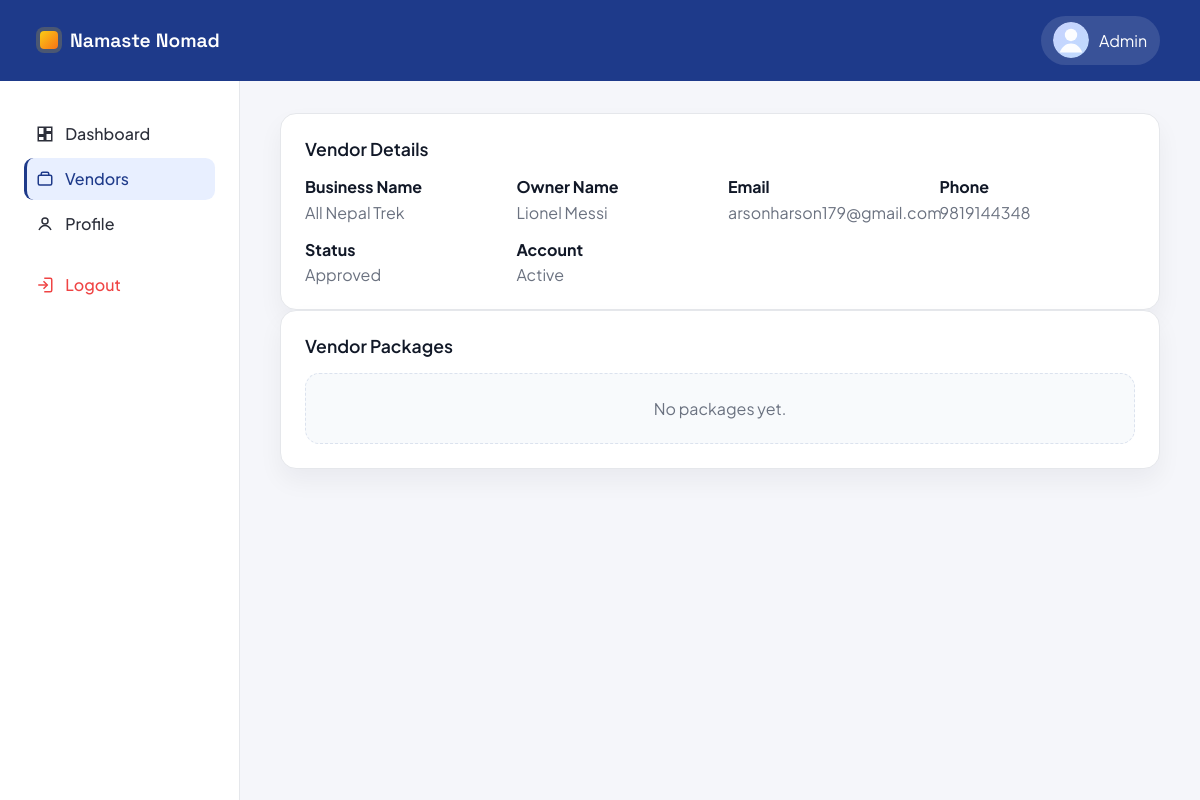
Before: /accounts/admin/vendors/6/ (signed in) with the older database file.
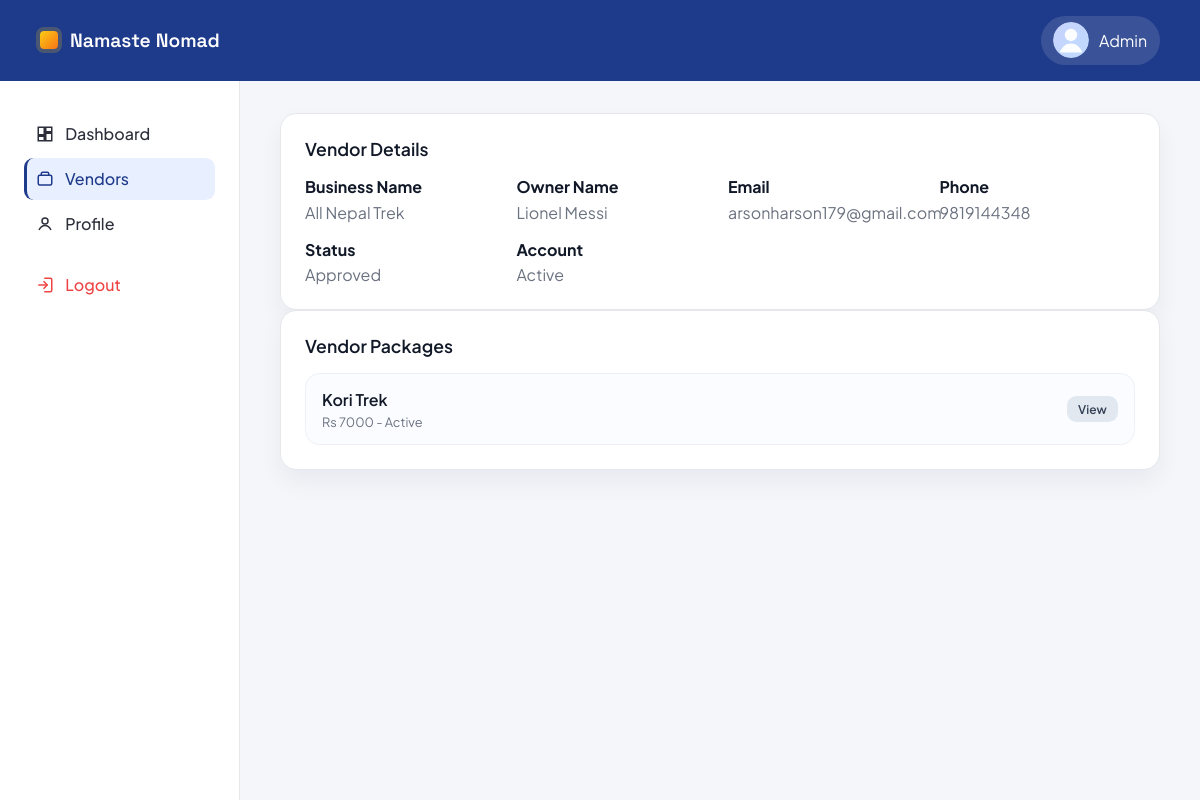
After: the same page with the newer database file.
### core/models.py (models this page shows, shortened)
class Package(models.Model):
    DIFFICULTY_CHOICES = (
        ('easy', 'Easy'),
        ('moderate', 'Moderate'),
        ('challenging', 'Challenging'),
        ('expedition', 'Expedition'),
    )
    vendor = models.ForeignKey(
        settings.AUTH_USER_MODEL,
        on_delete=models.CASCADE,
        related_name='vendor_packages',
    )
    title = models.CharField(max_length=200)
    location = models.CharField(max_length=120, blank=True)
    description = models.TextField(blank=True)
    itinerary = models.TextField(blank=True)
    inclusions = models.TextField(blank=True)
    exclusions = models.TextField(blank=True)
    duration_days = models.PositiveSmallIntegerField(blank=True, null=True)
    difficulty = models.CharField(max_length=20, choices=DIFFICULTY_CHOICES, blank=True)
    group_size = models.PositiveSmallIntegerField(blank=True, null=True)
    best_season = models.CharField(max_length=100, blank=True)
    image_url = models.URLField(blank=True)
    price = models.DecimalField(
        max_digits=10,
        decimal_places=2,
        validators=[MinValueValidator(0)],
    )
    is_active = models.BooleanField(default=True)
    views_count = models.PositiveIntegerField(default=0)
    created_at = models.DateTimeField(auto_now_add=True)

### accounts/views.py (the view)
# urls.py: path('admin/vendors/<int:vendor_id>/', views.admin_vendor_detail, name='admin_vendor_detail'),
@admin_required
def admin_vendor_detail(request, vendor_id):
    vendor = get_object_or_404(User, id=vendor_id, user_type='vendor')
    profile = _get_vendor_profile(vendor)
    admin_profile = _get_admin_profile(request.user)
    packages = Package.objects.filter(vendor=vendor).order_by('-created_at')
    return render(request, 'accounts/admin_vendor_detail.html', {
        'admin_profile': admin_profile,
        'vendor': vendor,
        'vendor_profile': profile,
        'packages': packages,
        'active_page': 'vendors',
    })

### accounts/views.py (called while the page is built)
def _get_vendor_profile(user):
    try:
        return user.vendor_profile
    except VendorProfile.DoesNotExist:
        return None

def _get_admin_profile(user):
    try:
        return user.admin_profile
    except AdminProfile.DoesNotExist:
        return None

def admin_required(view_func):
    @wraps(view_func)
    def _wrapped(request, *args, **kwargs):
        if not request.user.is_authenticated:
            return redirect('admin_login')
        if getattr(request.user, 'user_type', '') != 'admin' or not request.user.is_staff:
            messages.error(request, 'Admin access only.')
            return redirect('home')
        return view_func(request, *args, **kwargs)
    return never_cache(_wrapped)

### accounts/templates/accounts/admin_vendor_detail.html (shortened to what the changed rows need)
{% load static %}
<!DOCTYPE html>
<html lang="en">
<head>
    <link rel="stylesheet" href="{% static 'css/vendor_dashboard.css' %}">
    <link rel="stylesheet" href="{% static 'css/admin_dashboard.css' %}">
</head>
<body class="admin-dashboard">
    <div class="dashboard-shell admin-shell">
        <main class="dashboard-main admin-main">
            <section class="admin-card">
                <div class="card-header">
                    <h2>Vendor Details</h2>
                </div>
            </section>
            <section class="admin-card">
                <div class="card-header">
                    <h2>Vendor Packages</h2>
                </div>
                <div class="package-list">
                    {% if packages %}
                        {% for package in packages %}
                            <div class="package-item">
                                <div>
                                    <div class="package-name">{{ package.title }}</div>
                                    <div class="package-meta">
                                        Rs {{ package.price|floatformat:0 }} -
                                        {% if package.is_active %}Active{% else %}Hidden{% endif %}
                                    </div>
                                </div>
                                <div class="package-actions">
                                    <a class="btn small secondary" href="{% url 'package_detail' package.id %}">View</a>
                                </div>
                            </div>
                        {% endfor %}
                    {% else %}
                        <div class="empty-state">No packages yet.</div>
                    {% endif %}
                </div>
            </section>
        </main>
    </div>
</body>
</html>

Changed rows visible on the page:
added Package: title "Kori Trek", price "7000", is_active "Active"
Other visible differences:
text no longer shown: "No packages yet."
